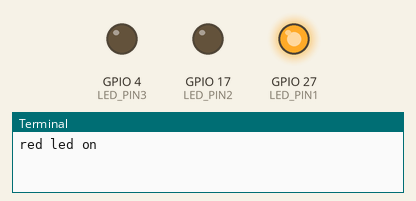
This program was run on a simulated Raspberry Pi (BCM pin numbers). Shown: output pins drawn as LEDs (lit = HIGH), the last lines printed to the terminal. At 6.0 s the program stops and its outputs stay as they are.

Above: at 0.1 s.
At 2.1 s:
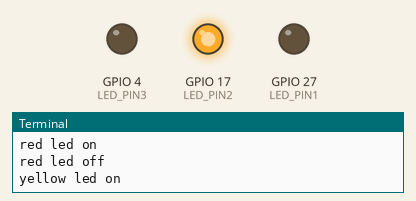
At 4.1 s:
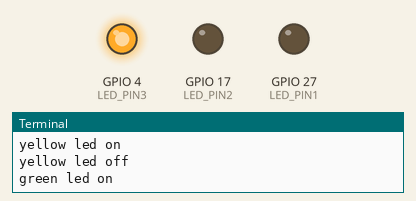
At 6.1 s:
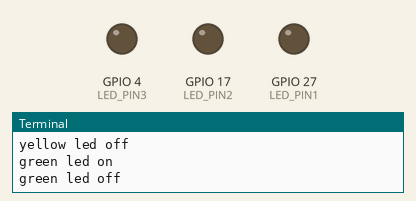
Timing chart, 0 to 7.5 s (numbered marks = the images above):
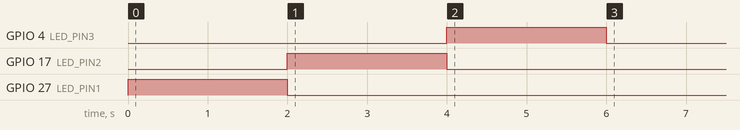

The program:

led_blink.py
```python
import RPi.GPIO as GPIO
import time

LED_PIN1 = 27
LED_PIN2 = 17
LED_PIN3 = 4

GPIO.setmode(GPIO.BCM)
GPIO.setup(LED_PIN1, GPIO.OUT)
GPIO.setup(LED_PIN2, GPIO.OUT)
GPIO.setup(LED_PIN3, GPIO.OUT)

GPIO.output(LED_PIN1, GPIO.HIGH)
print("red led on")

time.sleep(2)

GPIO.output(LED_PIN1, GPIO.LOW)
print("red led off")

GPIO.output(LED_PIN2, GPIO.HIGH)
print("yellow led on")

time.sleep(2)

GPIO.output(LED_PIN2, GPIO.LOW)
print("yellow led off")

GPIO.output(LED_PIN3, GPIO.HIGH)
print("green led on")

time.sleep(2)

GPIO.output(LED_PIN3, GPIO.LOW)
print("green led off")

GPIO.cleanup()
```

Measured:
- by itself, GPIO 4 (LED_PIN3): LOW → HIGH at 4.0 s, → LOW 2.0 s later
- by itself, GPIO 17 (LED_PIN2): LOW → HIGH at 2.0 s, → LOW 2.0 s later
- by itself, GPIO 27 (LED_PIN1): LOW → HIGH at 0.00 s, → LOW 2.0 s later
